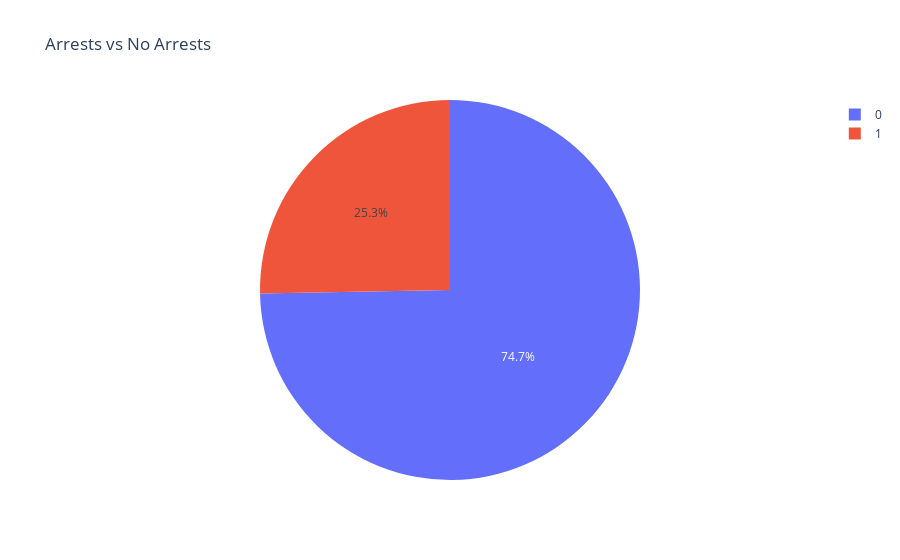

Write notebook code for a chart like this one.
### Markdown cell above
#### Arrest vs Non-arrest pie-chart

### Code cell
agg_arrest = df_crimes.groupBy('Arrest').count()
agg_arrest_pd = agg_arrest.toPandas()
fig3 = px.pie(agg_arrest_pd, names='Arrest', values='count', title='Arrests vs No Arrests')
fig3.show()

### Figure 1 — Plotly figure (JSON) as saved in the notebook; plotly's stock layout.template omitted (floating-point values rounded to 4 significant figures)
{"data": [{"domain": {"x": [0, 1], "y": [0, 1]}, "hovertemplate": "Arrest=%{label}<br>count=%{value}<extra></extra>", "labels": [1, 0], "legendgroup": "", "name": "", "showlegend": true, "type": "pie", "values": [1890383, 5583889]}], "layout": {"legend": {"tracegroupgap": 0}, "title": {"text": "Arrests vs No Arrests"}}}
